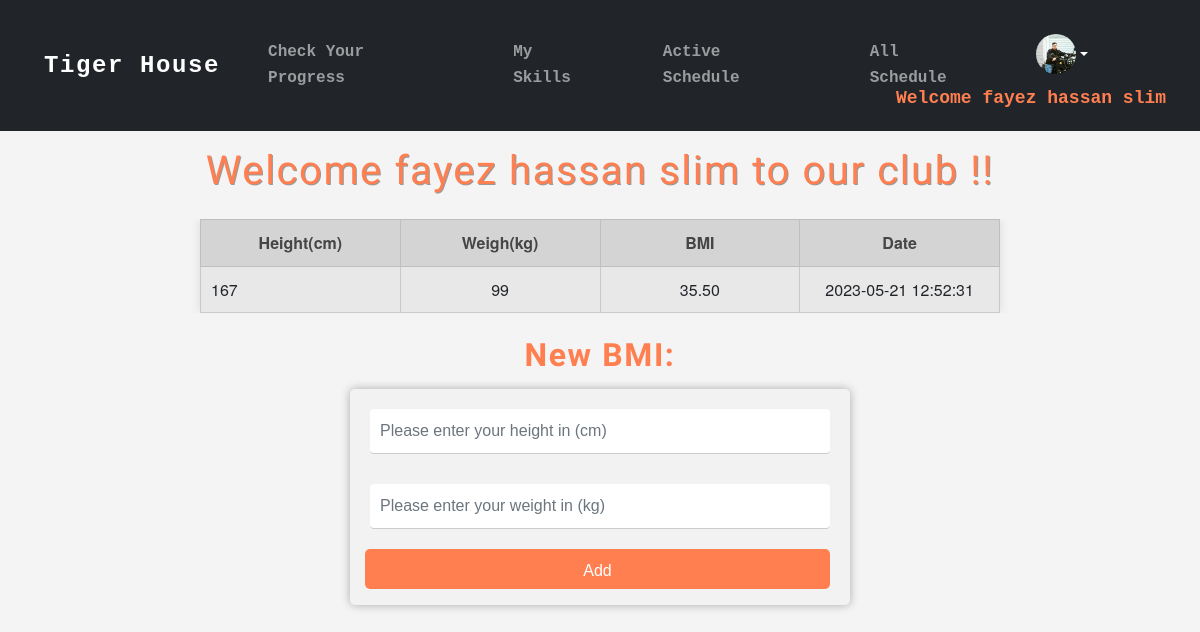
The page /allBmi.php (signed in) on the database its author committed.
### tables this page shows
CREATE TABLE `bmi` (
  `bmi_id` int(11) NOT NULL,
  `client_id` int(11) NOT NULL,
  `height` double NOT NULL,
  `weight` double NOT NULL,
  `date` timestamp NOT NULL DEFAULT current_timestamp() ON UPDATE current_timestamp()
);

### allBmi.php (the view, shortened to what this page needs)
<?php
$client_id = $_SESSION["client_id"];
?>
<!DOCTYPE html>
<html lang="en">
<head>
   <link href="https://cdn.jsdelivr.net/npm/bootstrap@5.0.2/dist/css/bootstrap.min.css" rel="stylesheet"
>
   <link rel="stylesheet" href="user.css">
   <link rel="stylesheet" href="animation_user.css">
</head>
<body>
   <nav class="navbar navbar-expand-lg navbar-dark bg-dark">
      <div class="container-fluid">
         <a class="navbar-brand" href="userPage.php">Tiger House</a>
         <div class="collapse navbar-collapse " id="navbarSupportedContent">
            <ul class="navbar-nav ms-auto">
               <li class="nav-item">
                  <a style="padding: 2rem ;" class="nav-link" href="allBmi.php">Check Your Progress</a>
</li>
               <li class="nav-item">
                  <a style="padding: 2rem ;" class="nav-link" href="myskills.php">My Skills</a>
               </li>
               <li class="nav-item">
                  <a style="padding: 2rem ;" class="nav-link" href="scheduleClient.php">Active Schedule</a>
               </li>
               <li class="nav-item">
                        <a style="padding: 2rem ;" class="nav-link" href="alltable.php">All Schedule</a>
                    </li>
               <li class="nav-item">
               <div class="dropdown">
                            <button class="btn dropdown-toggle profile-logo" type="button" data-bs-toggle="dropdown"
                                aria-expanded="false">
                                <img src="<?php echo $_SESSION["image"]; ?>">
                            </button>
                            <h2>Welcome
                            <?php echo "{$_SESSION["name"]}"; ?>
                        </h2>
                  </div>
               </li>
         </div>
   </nav>
   <div class="section-1">
        <h1 id="welcome" class="animate__animated">Welcome
            <?php echo $_SESSION["name"]; ?> to our club !!
        </h1>
    </div>
   <div class="table-responsive">
      <table class="table table-striped table-bordered" id="myTable">
         <tbody>
            <?php
            require_once "connection.php";
            $sql = "SELECT * FROM bmi where client_id='$client_id'";
            $result = $conn->query($sql);
            if ($result && mysqli_num_rows($result) > 0) {
               echo "<thead>
            <tr>
            <th>Height(cm)</th>
            <th>Weigh(kg)</th>
            <th>BMI</th>
            <th>Date</th>
            </tr>
          </thead>";
            } else {
               echo '<p class="no-bmi">There is no recorded BMI at the moment</p>';
            } ?>
         <tbody>
            <?php
            foreach ($result as $row): ?>
               <tr>
                  <td>
                     <?php echo $row['height'] * 100; ?>
                  </td>
                  <td>
                     <?php echo $row['weight']; ?>
                  </td>
                  <td>
                     <?php echo number_format($row['weight'] / ($row['height'] * $row['height']), 2); ?>
                  </td>
                  <td>
                     <?php echo $row['date']; ?>
                  </td>
               </tr>
            <?php endforeach; ?>
         </tbody>
      </table>
   </div>
   <h1 class="page-title2">New BMI:</h1>
   <div class="card container-new-weight">
      <form id="bmi-form" method="post" action="addBmi.php">
         <div class="form-group custom-input-animation">
            <input type="decimal" class="form-control custom-input" id="height" name="height"
               placeholder="Please enter your height in (cm)" required>
            <input type="number" class="form-control custom-input" id="weight" name="weight"
               placeholder="Please enter your weight in (kg)" required>
         </div>
         <br><button type="submit" class="btn btn-primary">Add</button>
      </form>
   </div>
</body>
</html>

### user.css (style rules this page uses)
body { font-family: Arial, sans-serif; line-height: 1.6; color: #333; background-color: #f4f4f4; margin: 0; padding: 0; }
.profile-logo { color: #fff; border-radius: 50%; width: 60px; height: 60px; margin: 1rem; margin-right: 4rem; display: flex; align-items: center; justify-content: center; }
img { height: 40px; width: 40px; border-radius: 50%; }
.section-1 { text-align: center; padding: 1rem 0; color: coral; font-size: 3rem; letter-spacing: 0.1rem; font-weight: bold; font-family: "Bungee Spice", cursive; text-shadow: 1px 1px #999; }
.navbar-brand { font-size: 1.5rem; line-height: 1.6rem; letter-spacing: 0.1rem; font-weight: bold; font-family: "Dongle", monospace; padding-left: 2rem; }
.navbar-nav { font-weight: bold; font-family: "Dongle", monospace; padding-right: 2rem; }
.btn-primary:active, .btn-primary:disabled, .btn-primary:hover, .btn-primary:focus, .btn-primary, .btn-coral:hover, .btn-coral { background-color: coral; border-color: coral; }
.card { border: none; border-radius: 5px; box-shadow: 0 0 10px rgba(0, 0, 0, 0.1); }
.form-control { border-radius: 5px; border-color: #ccc; }
@media (min-width: 768px) { .nav-item h2 { font-size: 18px; font-weight: bold; color: coral; margin: 0; white-space: nowrap; max-width: 500px; overflow: hidden; text-overflow: ellipsis; position: absolute; top: 70%; transform: translateY(100%); left: -120px; } }
@media (min-width: 768px) { .table td { width: 15%; } }

### allBmi.php (style rules this page uses)
.page-title2 { text-align: center; margin-top: 30px; font-size: 2rem; color: coral; line-height: 1.6rem; letter-spacing: 0.1rem; font-weight: bold; font-family: 'Bungee Spice', cursive; }
.container-new-weight { background-color: #f2f2f2; padding: 20px; border-radius: 5px; margin-top: 20px; margin-bottom: 10px; max-width: 500px; margin-left: auto; margin-right: auto; box-shadow: 0px 0px 10px rgba(0, 0, 0, 0.3); }
.custom-input-animation input { padding: 10px; display: block; border: none; border-bottom: 1px solid #ccc; width: 100%; margin-bottom: 30px; }
.form-group { margin-bottom: 20px; }
.form-control { border-radius: 4px; border: 1px solid #ccc; box-sizing: border-box; display: block; font-size: 16px; padding: 10px; width: 100%; background-color: #fff; transition: border-color 0.2s ease-in-out; }
.btn-primary { position: absolute; right: 20px; top: 160px; background-color: coral; border: none; color: white; font-size: 1rem; padding-top: 10px; border-radius: 5px; cursor: pointer; transition: background-color 0.3s; width: 93%; }
#myTable { font-family: 'Helvetica Neue', Helvetica, Arial, 'Lucida Grande', sans-serif; border-collapse: collapse; width: 100%; max-width: 800px; margin: 0 auto; box-shadow: 0 0 10px rgba(0, 0, 0, 0.1); }
#myTable td, #myTable th { border: solid 1px #C9C9C9; padding: 10px; font-size: 16px; text-align: center; }
#myTable th { border: solid 1px #BFBFBF; padding: 10px; color: #474646; background-color: #D4D4D4; text-align: center; font-size: 16px; position: sticky; top: 0; z-index: 1; }
#myTable th:first-child { left: 0; z-index: 2; }
#myTable td:first-child { text-align: left; }

### rows shown on the page
bmi: $row['height']*100 "167", weight "99", $row['weight'] / ($row['height'] * $row['height']) "35.50", date "2023-05-21 12:52:31"

### other values the page prints
$_SESSION["name"] "fayez hassan slim"
